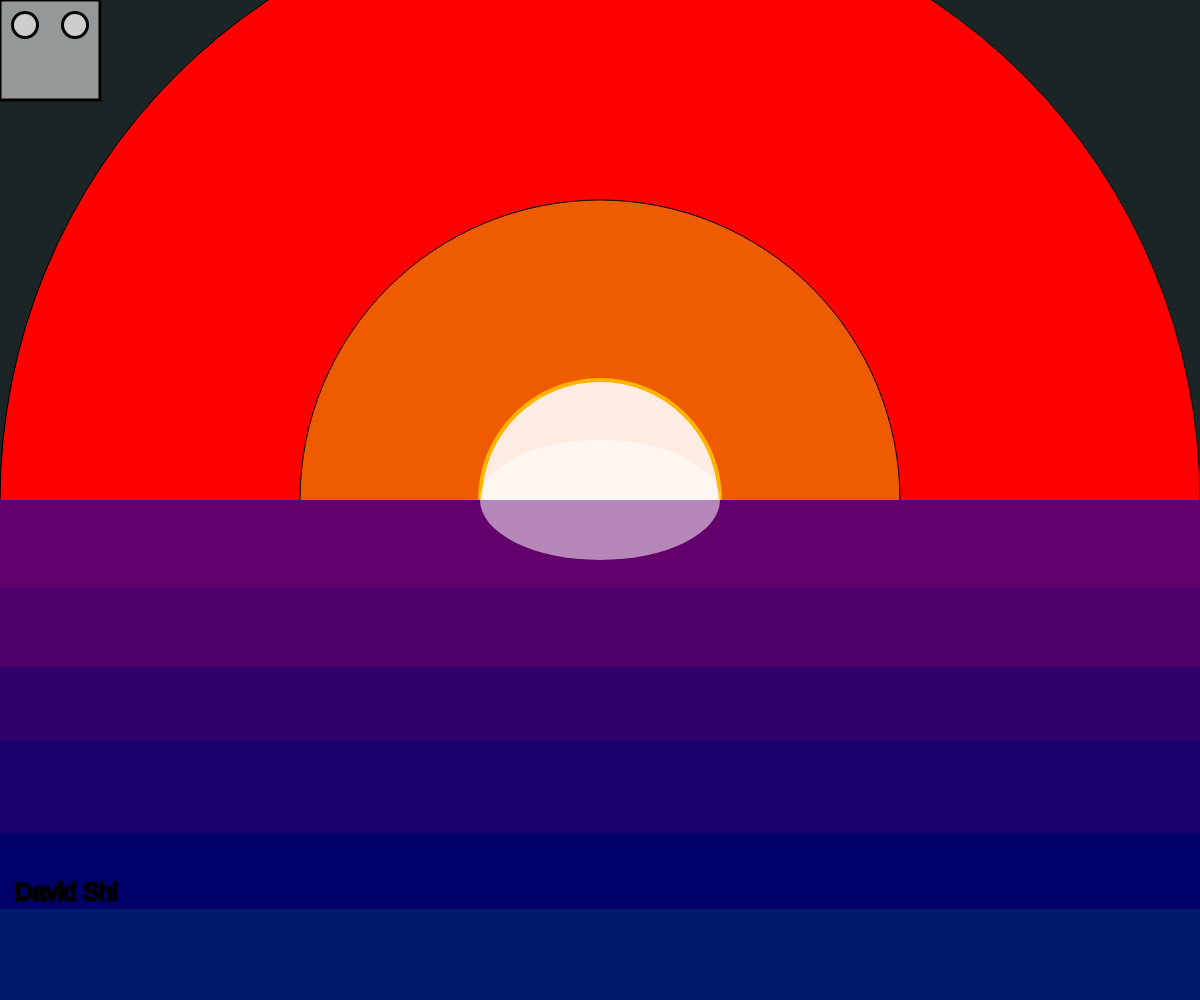
Frame 1 (no input)
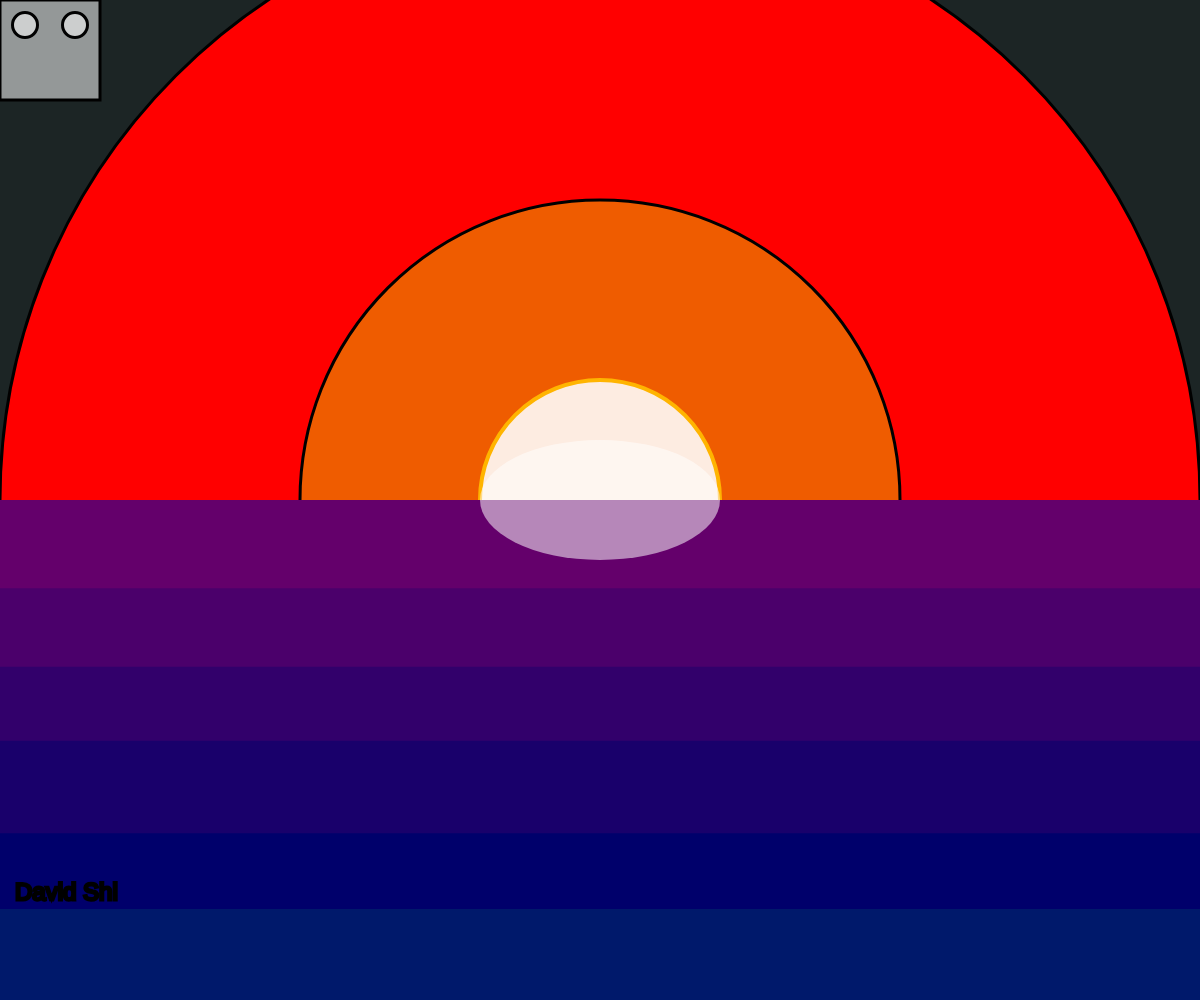
Frame 60 (no input)
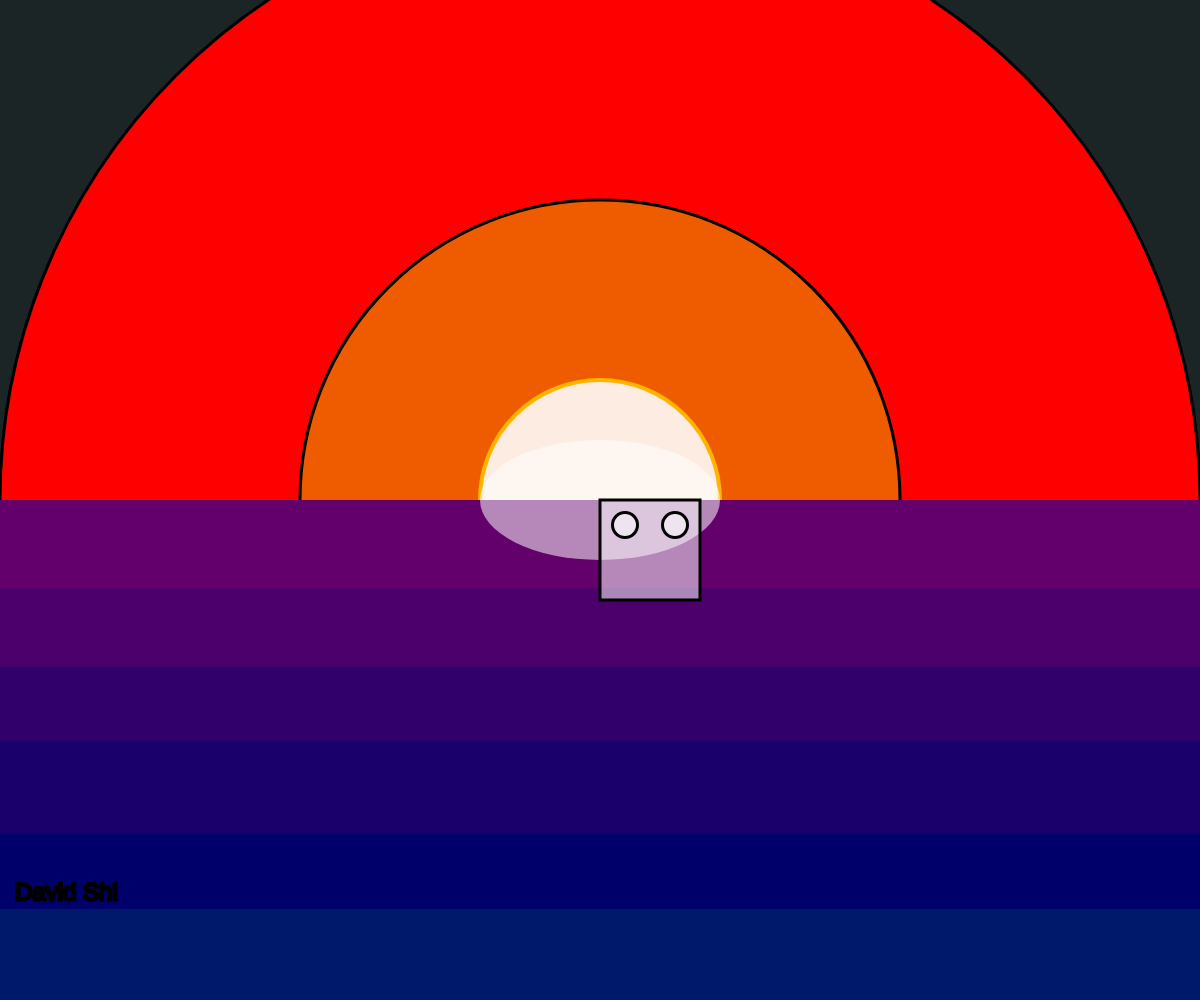
Frame 120 (the mouse pressed at the canvas centre since frame 60)

The p5.js sketch that drew these frames (run headless with seeded random() and noise() and a simulated clock; from frame 60 on, the mouse is pressed at the canvas centre):

// p5.js sketch
// ── sketch.js
// Interactive Scene
// David Shi
// 10/1/2024
// Interactiable project


let currentBack = 0

let CBCR = 28
let CBCG = 37
let CBCB = 60

function setup() {
  createCanvas(windowWidth, windowHeight);
  
}

function draw() {
  let sun = color(255, 255, 255);

  background(CBCR, CBCG, CBCG);

  // sun rays
  fill(255, 192, 0);
  circle(width / 2, height / 2, height * width / 4000);

  if (keyIsPressed === true) {
    fill(254, 137, 0);
  } else {
    fill(255, 0 , 0);
  }
  circle(width / 2, height / 2, height * width / 1000);

  fill(239, 92, 0);
  circle(width / 2, height / 2, height * width / 2000);
  

  // the sun
  sun.setAlpha(225);
  stroke(255, 180, 0);
  strokeWeight(4);
  fill(sun);
  circle(width / 2, height / 2, height * width / 5000);

  // the ocean
  noStroke() 
  fill(100, 0, 107)
  rect(0, height / 2, width, height / 10);

  fill(75, 0, 107)
  rect(0, height / 1.7, width, height / 10);

  fill(50, 0, 107)
  rect(0, height / 1.5, width, height / 10);
  
  fill(25, 0, 107)
  rect(0, height / 1.35, width, height / 10);

  fill(0, 0, 107)
  rect(0, height / 1.2, width, height / 10);
  
  fill(0, 25, 107)
  rect(0, height / 1.1, width, height / 10);


  // sun reflection
  sun.setAlpha(135);
  fill(sun);
  ellipse(width / 2, height / 2, height * width / 5000, height * width / 10000);

  // The Protagonist
  stroke(0, 0, 0);
  strokeWeight(3);
  square(mouseX, mouseY, 100);
  circle(mouseX + 25, mouseY + 25, 25);
  circle(mouseX + 75, mouseY + 25, 25);
  
  // Artist's mark
  fill(0);
  textSize(24);
  text("David Shi", 15, height * 9 / 10);

}

// Change background
function mousePressed() {
  if (mouseButton === CENTER) {


    if (currentBack === 0) {
      CBCR = 255
      CBCG = 0
      CBCB = 0
      currentBack = 1
    } else if (currentBack === 1) {
      CBCR = 255
      CBCG = 25
      CBCB = 0
      currentBack = 2


    } else if (currentBack === 2) {
      CBCR = 255
      CBCG = 75
      CBCB = 25
      currentBack = 3
    } else if (currentBack === 3) {
      CBCR = 255
      CBCG = 100
      CBCB = 50
      currentBack = 0
    }
  }
}



function windowResized() {
  resizeCanvas(windowWidth, windowHeight);
}
